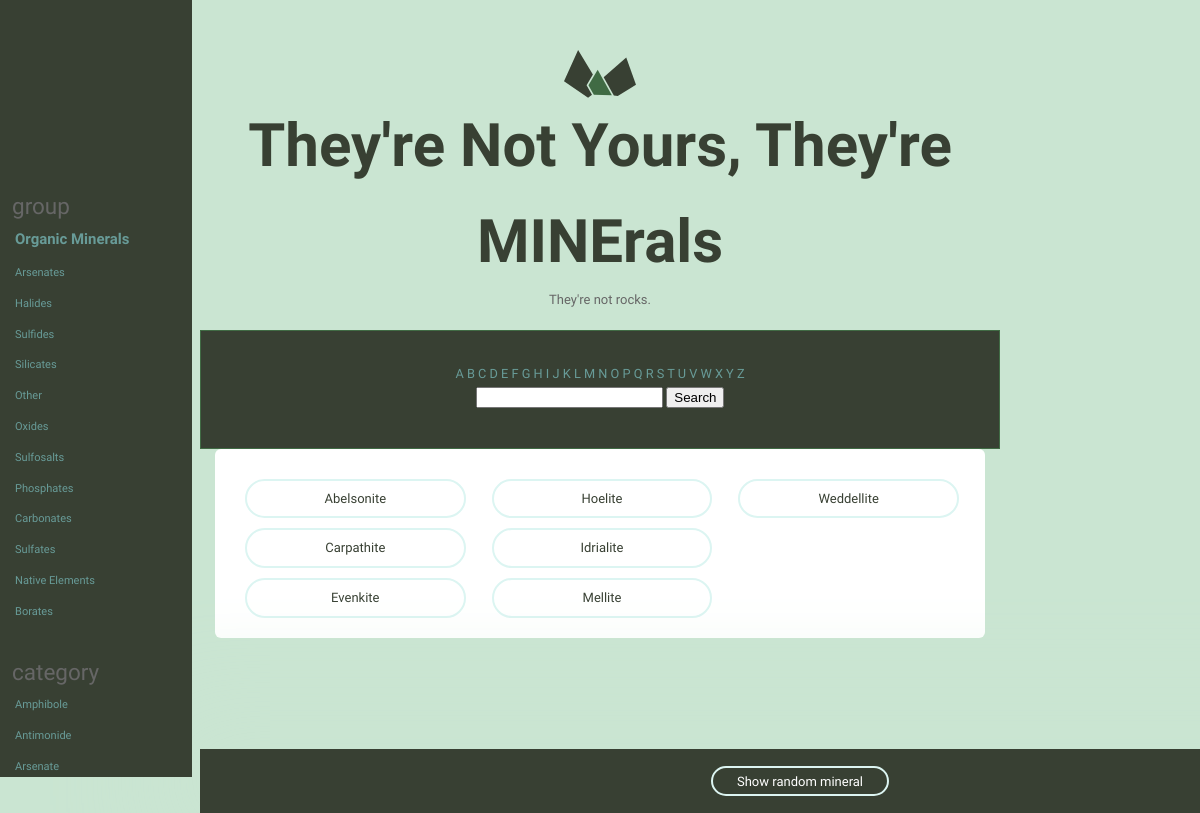
Page /catalog/field/group/i/0 on the committed database.
### catalog/models.py (models this page shows, shortened)
class Mineral(models.Model):
    name = models.CharField(max_length=255)
    image_filename = models.CharField(max_length=255)
    image_caption = models.TextField()
    category = models.CharField(max_length=255)
    formula = models.CharField(max_length=255)
    strunz_classification = models.CharField(max_length=255)
    crystal_system = models.CharField(max_length=255)
    unit_cell = models.CharField(max_length=255)
    color = models.CharField(max_length=255)
    crystal_symmetry = models.CharField(max_length=255)
    cleavage = models.CharField(max_length=255)
    mohs_scale_hardness = models.CharField(max_length=255)
    luster = models.CharField(max_length=255)
    streak = models.CharField(max_length=255)
    diaphaneity = models.CharField(max_length=255)
    optical_properties = models.CharField(max_length=255)
    group = models.CharField(max_length=255)
    refractive_index = models.CharField(max_length=255,
                                        blank=True,
                                        default="")
    crystal_habit = models.CharField(max_length=255,
                                     blank=True,
                                     default="")
    specific_gravity = models.CharField(max_length=255,
                                        blank=True,
                                        default="")
    class Meta:
        ordering = ['name', ]

### catalog/views.py (the view)
# urls.py: re_path('^field/(?P<field>\w+)/i/(?P<index>\d+)', views.group, name='group'),
def group(request, field, index):
    field_spaces = field.replace('_', ' ')
    index = int(index)
    group = FILTER_FIELDS[field_spaces]
    minerals = group.get_matching_queryset(index)
    template = 'catalog/index.html'
    context = {'minerals': minerals, 'bolded': [group.list[index]], 'filter_fields': FILTER_FIELDS}
    return render(request, template, context)

### catalog/group_lookup.py (called while the page is built)
    def make_key_and_value(self, i):
        if self.match == 'regex':
            value = self.make_pattern(i)
        else:
            value = self.list[i]
        key = self.name + "__" + self.match
        return {key: value}

    def get_matching_queryset(self, i):
        filter_kwarg = self.make_key_and_value(i)
        matches = Mineral.objects.filter(**filter_kwarg)
        return matches

### catalog/templatetags/catalog_extras.py (called while the page is built)
@register.inclusion_tag('catalog/field_nav.html')
def nav_field_list(group_lookup, bolded):
    items = group_lookup.list
    items = [x.replace(' ', '_') for x in items]
    return {'field': group_lookup.name, 'items': items, 'bolded': bolded, 'range': range(len(items))}

@register.filter('deunderscore')
def deunderscore(text):
    return text.replace('_', ' ')

@register.filter('index')
def index(list, i):
    return list[int(i)]

### catalog/templates/catalog/index.html (shortened to what this page needs)
{% extends 'layout.html' %}
{% load static %}
{% block custom_css %}
  <link rel="stylesheet" href="{% static 'catalog/css/catalog.css' %}">
{% endblock %}
{% block content %}
<div class="grid-100">
    <ul class="minerals__container">
      {% for mineral in minerals %}
        <li class="minerals__item">
          <a class="minerals__anchor" href="{% url 'catalog:detail' mineral_id=mineral.pk %}">{{ mineral.name }}</a>
        </li>
      {% endfor %}
    </ul>
  </div>
{% endblock %}

### assets/css/global.css (style rules this page uses)
html { font-family: sans-serif; -ms-text-size-adjust: 100%; -webkit-text-size-adjust: 100%; }
body { margin: 0; }
html { font-size: 62.5%; }
body { background-color: #CAE5D2; font-size: 1.5em; line-height: 1.6; font-weight: 400; font-family: "Cousine"; color: #666; }
.grid, .grid-5, .grid-10, .grid-15, .grid-20, .grid-25, .grid-30, .grid-33, .grid-35, .grid-40, .grid-45, .grid-50, .grid-55, .grid-60, .grid-65, .grid-66, .grid-70, .grid-75, .grid-80, .grid-90, .grid-95, .grid-100 { float: left; box-sizing: border-box; position: relative; }
.grid-100 { width: 100%; padding: 0 15px; }
ul { list-style: circle inside; padding-left: 0; margin-top: 0; }
table, p, ul { margin-bottom: 2.5rem; }
.minerals__container { background-color: #fff; border-radius: 6px; list-style: none; padding: 30px 30px 20px 30px; -webkit-column-gap: 30px; -moz-column-gap: 30px; column-gap: 30px; }
@media (min-width: 640px) { .minerals__container { -webkit-column-count: 3; -moz-column-count: 3; column-count: 3; } }
.minerals__anchor { border: solid 2px #DCF5F2; border-radius: 100px; color: #384033; display: block; font-size: 13px; text-align: center; padding: 8px 0 7px 0; width: 100%; transition: background-color 200ms ease-in-out, font-weight 200ms ease-in-out, color 200ms ease-in-out; }

### rows in the picture
Mineral: name "Abelsonite"
Mineral: name "Carpathite"
Mineral: name "Evenkite"
Mineral: name "Hoelite"
Mineral: name "Idrialite"
Mineral: name "Mellite"
Mineral: name "Weddellite"

### other values in the picture
{{ groupname }} "group" "category"
{{ item }} "Organic Minerals" "Arsenates" "Halides" "Sulfides" "Silicates" "Other" "Oxides" "Sulfosalts" "Phosphates" "Carbonates" "Sulfates" "Native Elements" "Borates" "Amphibole" "Antimonide" "Arsenate"
{{ letter }} "A" "B" "C" "D" "E" "F" "G" "H" "I" "J" "K" "L" "M" "N" "O" "P" "Q" "R" "S" "T" "U" "V" "W" "X" "Y" "Z"
